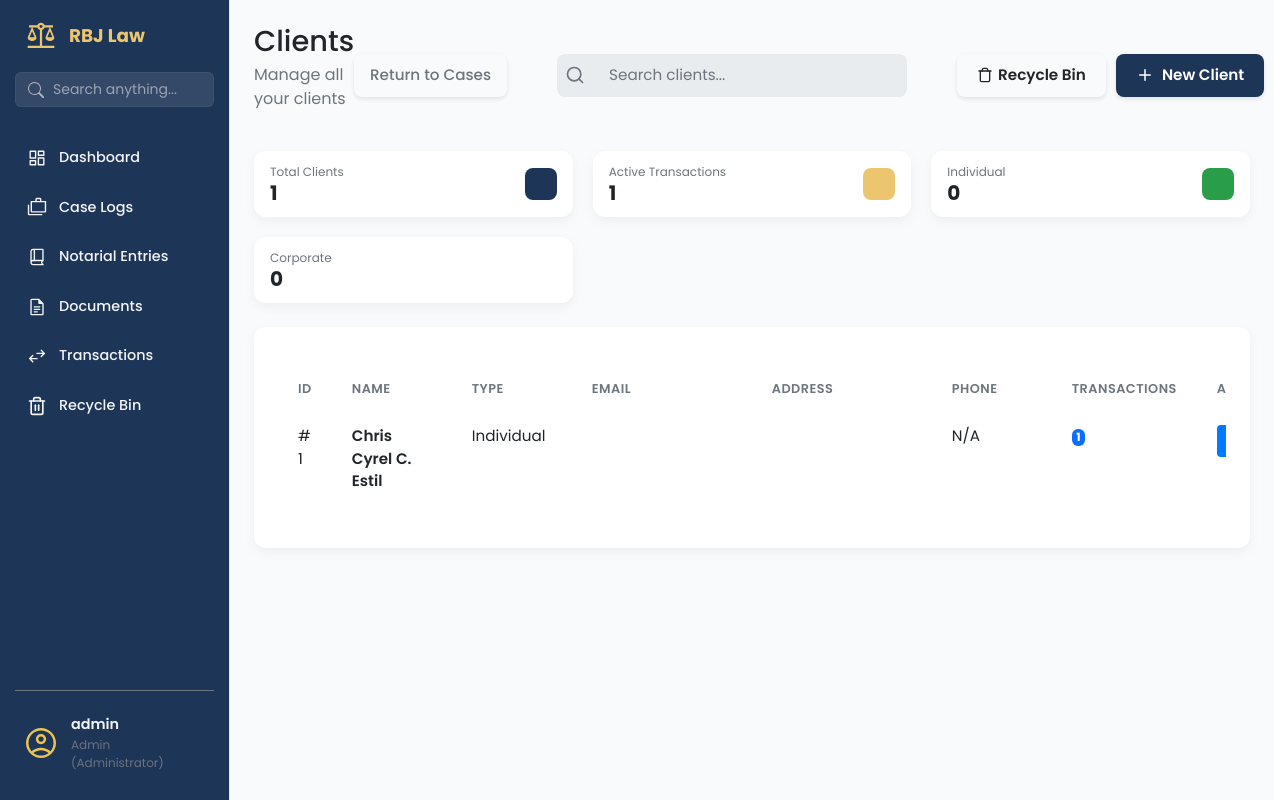
The app's page /clients/ (signed in), older data.
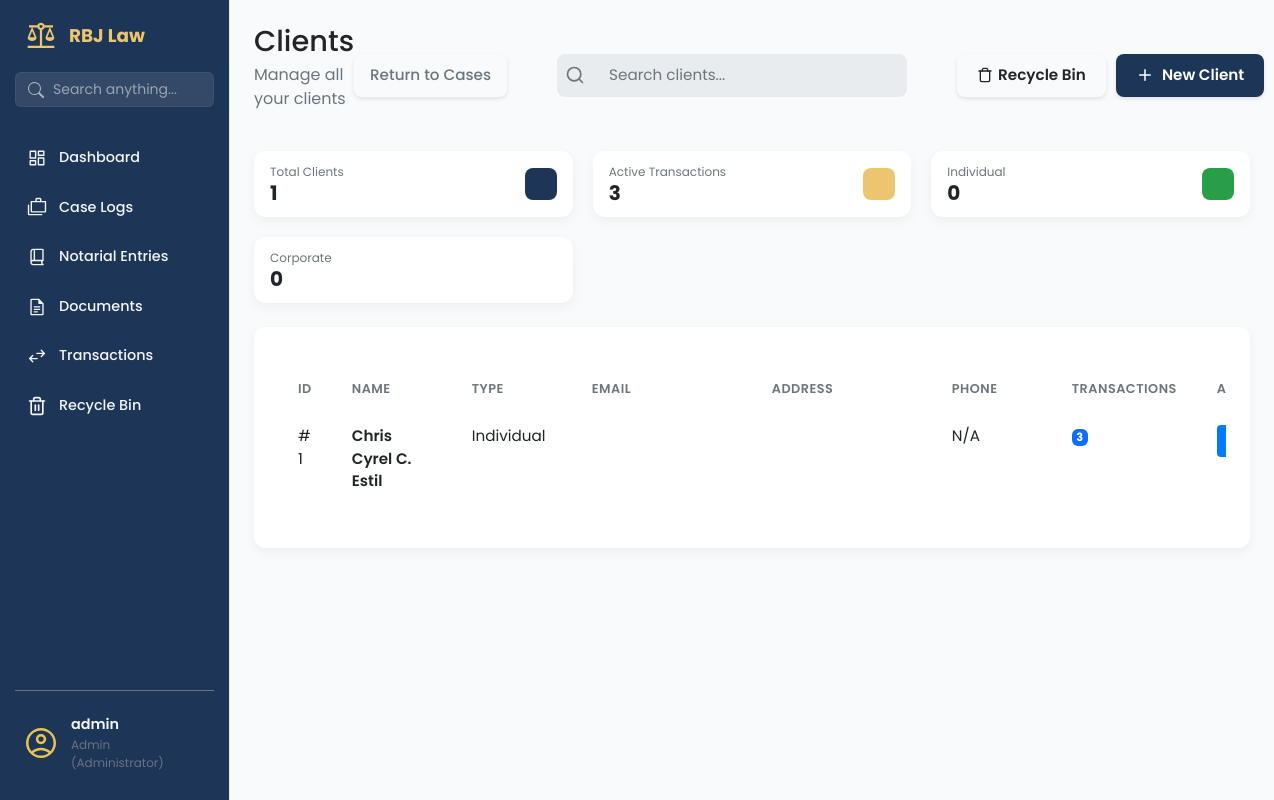
The same page, newer data.
### app/models/client_mdl.py (models this page shows, shortened)
class Client(db.Model, SoftDeleteMixin):
    __tablename__ = 'clients'
    id = db.Column(db.Integer, primary_key=True)
    client_type = db.Column(db.String(20), default='individual', nullable=False)
    first_name = db.Column(db.String(100), nullable=True)
    middle_name = db.Column(db.String(100), nullable=True)
    last_name = db.Column(db.String(100), nullable=True)
    date_of_birth = db.Column(db.Date, nullable=True)
    company_name = db.Column(db.String(200), nullable=True)
    company_reg_number = db.Column(db.String(100), nullable=True) # SEC/DTI No.
    tax_identification_number = db.Column(db.String(50), nullable=True) # TIN
    designated_representative = db.Column(db.String(150), nullable=True) # Contact Person
    street_address = db.Column(db.String(255), nullable=True) # House No, Street, Subd
    barangay = db.Column(db.String(100), nullable=True)
    city = db.Column(db.String(100), nullable=True)
    province = db.Column(db.String(100), nullable=True)
    zip_code = db.Column(db.String(10), nullable=True)
    email = db.Column(db.String(120), nullable=False) # Unique identifier
    phone = db.Column(db.String(50), nullable=True)
    notes = db.Column(db.Text, nullable=True)
    is_active = db.Column(db.Boolean, default=True)
    deleted_at = db.Column(db.DateTime, nullable=True)
    @property
    def full_name(self):
        if self.client_type == 'corporate':
            return self.company_name or "Unnamed Corporation"
        else:
            mi = f" {self.middle_name[0]}." if self.middle_name else ""
            return f"{self.first_name}{mi} {self.last_name}"

### app/routes/clients_routes.py (the view)
@clients_bp.route('/')
@login_required
def clients_page():
    clients = Client.query.filter_by(is_active=True).all()
    return render_template('clients_page.html', clients=clients)

### app/templates/clients_page.html (shortened to what the changed rows need)
{% extends "base.html" %}
{% block content %}
<main class="dashboard-content">
    <header class="dashboard-header">
        <div>
            <h1>Clients </h1>
        </div>
    </header>
    <section class="dashboard-cards">
        <div class="data-card data-card--sm">
            <div class="data-card__info">
                <span class="data-card__title">Active Transactions</span>
                <span class="data-card__value">
                    {% set total_transactions = [] %}
                    {{ total_transactions|length }}
                </span>
            </div>
        </div>
                    {% set individual_count = [] %}
                    {% set corporate_count = [] %}
    </section>
    <section class="dashboard-panels-bottom dashboard-panels-bottom--single">
        <div class="panel-card" style="width: 100%;">
            <div class="table-wrapper panel-card__body">
                <table class="table client-table">
                    <colgroup>
                    </colgroup>
                    <thead>
                        <tr>
                            <th data-sort-key="id">ID</th>
                            <th data-sort-key="name">Name</th>
                            <th data-sort-key="type">Type</th>
                            <th data-sort-key="email">Email</th>
                            <th data-sort-key="address">Address</th>
                            <th data-sort-key="phone">Phone</th>
                            <th data-sort-key="transactions">Transactions</th>
                            <th>Actions</th>
                        </tr>
                    </thead>
                    <tbody>
                        {% for client in clients %}
                        <tr>
                            <td>#{{ client.id }}</td>
                            <td>
                                <a href="#" class="table-link">{{ client.full_name }}</a>
                            </td>
                            <td>{{ client.client_role or 'Individual' }}</td>
                            <td>{{ client.client_email }}</td>
                            <td class="address-cell">
                            </td>
                            <td>{{ client.client_phone or 'N/A' }}</td>
                            <td>
                                <span class="badge bg-primary">{{ client.transaction_items|length }}</span>
                            </td>
                            <td>
                                <div class="action-buttons" style="justify-content: start;">
                                    <a href="{{ url_for('case.create_case') }}" class="btn-action btn-action--primary"
                                        title="New Case">
                                    </a>
                                </div>
                            </td>
                        </tr>
                        {% endfor %}
                    </tbody>
                </table>
            </div>
        </div>
    </section>
</main>
{% endblock content %}

Row changes from the older to the newer data that the page shows:
changed Client "Chris Cyrel C. Estil": transaction_items|length "1" → "3"
Text that changed along with them:
{{ total_transactions|length }}: "1" → "3"
